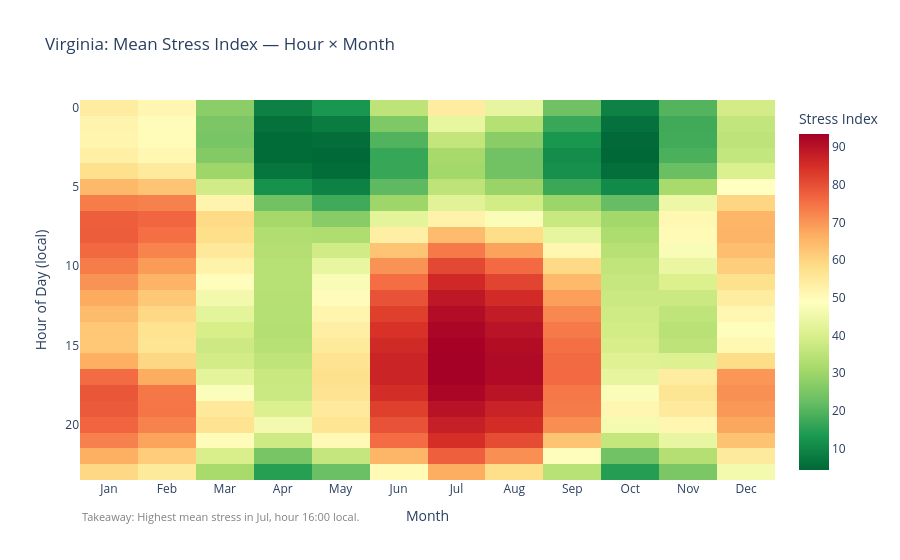

Notebook source saved alongside this figure:
### Code cell
for region in REGIONS:
    sub = master[master["Region"] == region]
    heat = sub.groupby(["Month","Hour"])["Stress_Index"].mean().reset_index()
    heat_pivot = heat.pivot(index="Hour", columns="Month", values="Stress_Index")

    month_labels = ["Jan","Feb","Mar","Apr","May","Jun",
                    "Jul","Aug","Sep","Oct","Nov","Dec"]

    fig = px.imshow(
        heat_pivot, aspect="auto", color_continuous_scale="RdYlGn_r",
        title=f"{region}: Mean Stress Index — Hour × Month",
        labels={"x":"Month","y":"Hour of Day (local)","color":"Stress Index"},
        x=[month_labels[m-1] for m in sorted(heat_pivot.columns)],
    )
    peak_m, peak_h = heat.loc[heat["Stress_Index"].idxmax(), ["Month","Hour"]]
    takeaway = (f"Takeaway: Highest mean stress in {month_labels[int(peak_m)-1]}, "
                f"hour {int(peak_h):02d}:00 local.")
    fig.add_annotation(text=takeaway, xref="paper", yref="paper",
                       x=0, y=-0.12, showarrow=False, font=dict(size=11, color="gray"))
    fig.show()

### Figure 1 — Plotly figure (JSON) as saved in the notebook; plotly's stock layout.template omitted (floating-point values rounded to 4 significant figures; data arrays with more than 128 entries replaced by an {"elided": "..."} marker saying what was removed)
{"data": [{"coloraxis": "coloraxis", "hovertemplate": "Month: %{x}<br>Hour of Day (local): %{y}<br>Stress Index: %{z}<extra></extra>", "name": "0", "type": "heatmap", "x": ["Jan", "Feb", "Mar", "Apr", "May", "Jun", "Jul", "Aug", "Sep", "Oct", "Nov", "Dec"], "xaxis": "x", "y": [0, 1, 2, 3, 4, 5, 6, 7, 8, 9, 10, 11, 12, 13, 14, 15, 16, 17, 18, 19, 20, 21, 22, 23], "yaxis": "y", "z": {"elided": "24x12 float values"}}], "layout": {"annotations": [{"font": {"color": "gray", "size": 11}, "showarrow": false, "text": "Takeaway: Highest mean stress in Jul, hour 16:00 local.", "x": 0, "xref": "paper", "y": -0.12, "yref": "paper"}], "coloraxis": {"autocolorscale": false, "colorbar": {"title": {"text": "Stress Index"}}, "colorscale": [[0.0, "rgb(0,104,55)"], [0.1, "rgb(26,152,80)"], [0.2, "rgb(102,189,99)"], [0.3, "rgb(166,217,106)"], [0.4, "rgb(217,239,139)"], [0.5, "rgb(255,255,191)"], [0.6, "rgb(254,224,139)"], [0.7, "rgb(253,174,97)"], [0.8, "rgb(244,109,67)"], [0.9, "rgb(215,48,39)"], [1.0, "rgb(165,0,38)"]]}, "title": {"text": "Virginia: Mean Stress Index — Hour × Month"}, "xaxis": {"anchor": "y", "domain": [0.0, 1.0], "title": {"text": "Month"}}, "yaxis": {"anchor": "x", "autorange": "reversed", "domain": [0.0, 1.0], "title": {"text": "Hour of Day (local)"}}}}
